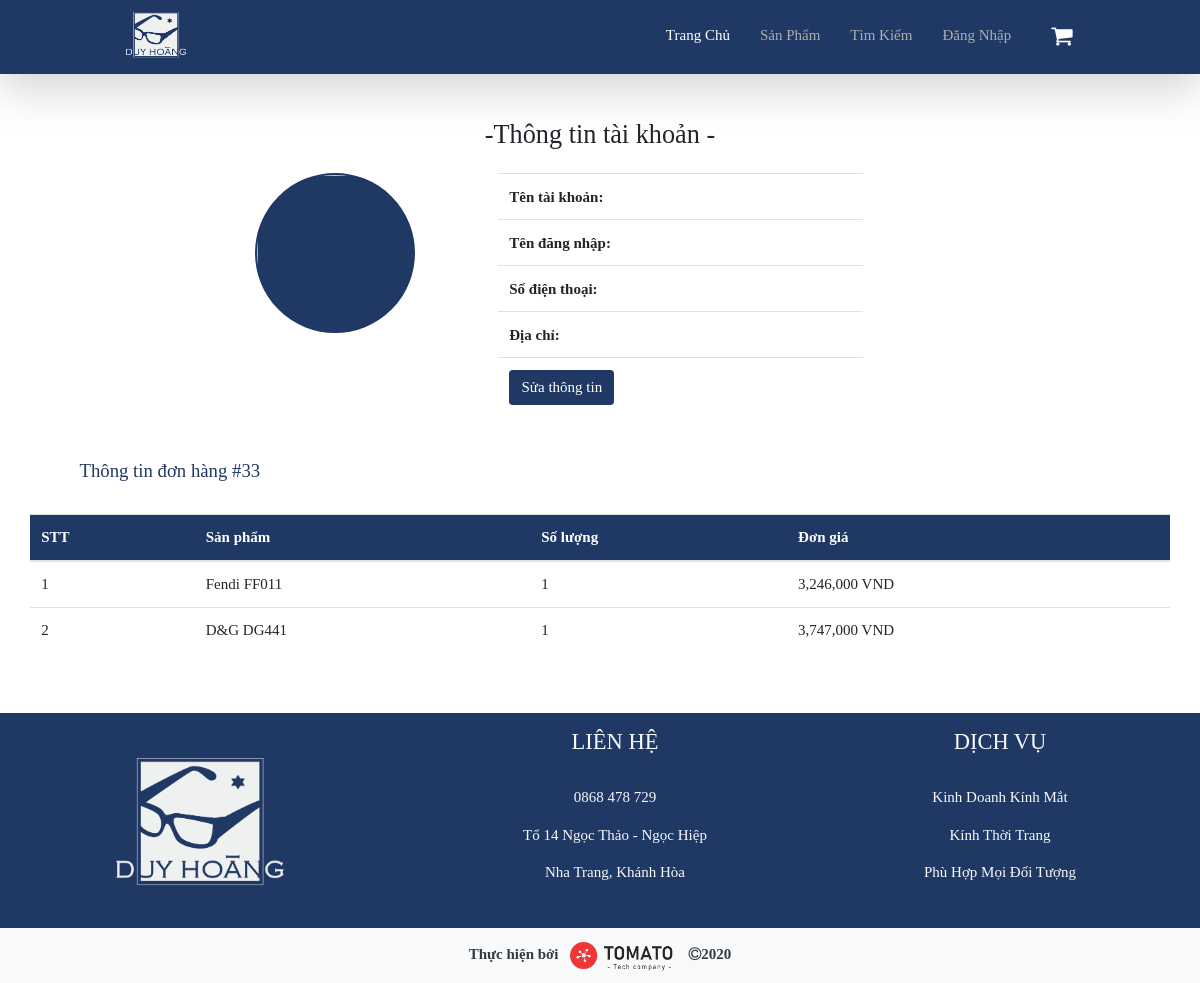
Screenshot of /order_detail.php?id=33 with the database file from the repository.
### tables this page shows
CREATE TABLE `bill_detail` (
  `id` int(10) UNSIGNED NOT NULL,
  `id_bill` int(10) NOT NULL,
  `id_glasses` int(10) NOT NULL,
  `quantity` int(11) DEFAULT 1,
  `normal_price` double NOT NULL
);

CREATE TABLE `glasses` (
  `id` int(11) NOT NULL,
  `name` varchar(100) DEFAULT NULL,
  `id_brand` int(11) DEFAULT NULL,
  `image` varchar(100) DEFAULT NULL,
  `normal_price` int(11) DEFAULT NULL,
  `sale_price` int(20) DEFAULT NULL,
  `rating` smallint(11) DEFAULT 4,
  `new` bit(1) DEFAULT NULL
);

### order_detail.php (the view, shortened to what this page needs)
<!doctype html>
<html lang="en">
    <head>
        <link rel="stylesheet" href="https://stackpath.bootstrapcdn.com/bootstrap/4.3.1/css/bootstrap.min.css">
        <link rel="stylesheet" href="https://maxcdn.bootstrapcdn.com/font-awesome/4.7.0/css/font-awesome.min.css">
        <link href="https://cdn.jsdelivr.net/gh/hung1001/font-awesome-pro@8af0edd/css/all.css" rel="stylesheet" type="text/css" />
        <link rel="stylesheet" href="style.css">
      </head>
  <body>
  <?php
    require_once('db_config/db_connect.php');
    if(isset($_GET['id']))
        $id_bill = $_GET['id'];
    $sql = 'Select * from bill_detail join bills
            on bill_detail.id_bill = bills.id
            join glasses on bill_detail.id_glasses = glasses.id
            where id_bill = '.$id_bill;
    $result = mysqli_query($conn,$sql);
?>
    <?php
        include('header.php');
    ?>
<div class="container mt-5">
    <h3 class=" text-center mb-4">-Thông tin tài khoản -</h3>
    <div class="row">
        <div class="col-4">
            <?php echo '<img class="avt_user" src="img/'.$_SESSION['img'].'">';?>
        </div>
        <div class="col-8">
            <table class="table table-acc">
                <tbody>
                    <tr>
                        <td><b>Tên tài khoản:</b></td>
                        <td><?php echo $_SESSION['name'] ?></td>
                    </tr>
                    <tr>
                        <td><b>Tên đăng nhập: </b></td>
                        <td><?php echo $_SESSION['usn'] ?></td>
                    </tr>
                    <tr>
                        <td><b>Số điện thoại: </b></td>
                        <td><?php echo $_SESSION['phone'] ?></td>
                    </tr>
                    <tr>
                        <td><b>Địa chỉ: </b></td>
                        <td><?php echo $_SESSION['addr'] ?></td>
                    </tr>
                    <tr>
                        <td><a class="btn btn-color" data-toggle="modal" data-target="#checkpass" href="#">Sửa thông tin</a></td>
                        <td></td>
                    </tr>
                </tbody>
            </table>
        </div>
    </div>
    <div class="row">
    <div class="m-4">
        <h5 class="text-color"><a class="text-secondary" href="account.php"><i style="font-size: 25px;" class="fas fa-arrow-circle-left mr-2"></i></a>Thông tin đơn hàng #<?php echo $id_bill ?></h5>
    </div>
        <table class="table">
        <thead class="bg-color text-white">
            <tr>
                <th>STT</th>
                <th>Sản phẩm</th>
                <th>Số lượng</th>
                <th>Đơn giá</th>
            </tr>
        </thead>
        <tbody>
            <?php
                $i = 1;
                while($row = mysqli_fetch_array($result))
                {
                    echo '
                    <tr>
                        <td>'.$i++.'</td>
                        <td>'.$row['name'].'</td>
                        <td>'.$row['quantity'].'</td>';
                        if(!empty($row['sale_price']))
                            echo '<td>'.number_format($row['sale_price']).' VND</td>';
                        else echo '<td>'.number_format($row['normal_price']).' VND</td>';
                        echo '
                    </tr>';
                }
            ?>
        </tbody>
    </table>
    </div>
    </div>
    <?php include('footer.php') ?>
  </body>
</html>

### style.css (style rules this page uses)
:root { --mainColor:#203864; --bgColor:white; }
* { font-family: Bahnschrift Light; font-size: 15px; scroll-behavior: smooth; box-sizing: border-box; }
body { background-color: var(--bgColor); position: relative; }
.bg-color { background-color: var(--mainColor); }
.text-color { color: var(--mainColor); }
.btn-color { color: white; background-color: var(--mainColor); }
.avt_user { height: 160px !important; width: 160px !important; margin-left: 60%; border-radius: 50%; object-fit: cover; background-color: #203864 !important; border: 2px solid var(--mainColor); }
.table-acc { width: 50% !important; margin-left: 10%; }

### rows the page displays
bill_detail: id_glasses.name "Fendi FF011", quantity "1", id_glasses.normal_price "3,246,000"
bill_detail: id_glasses.name "D&G DG441", quantity "1", id_glasses.normal_price "3,747,000"

### other values shown
$id_bill "33"
